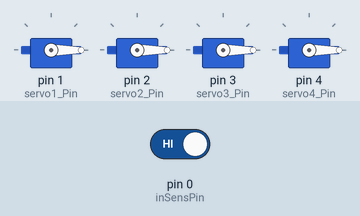
The sketch below on a simulated Arduino Uno, built with avr-gcc and run on an emulated ATmega328P. Shown: 4 × servo. The test bench sets the inputs (shaded band); at power-on: pin 0 (inSensPin) HIGH.

Above: at 1.2 s.
1.3 s: pin 0 (inSensPin) driven LOW
At 2.0 s:
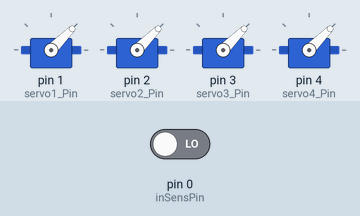
Timing chart, 0 to 4.3 s (numbered marks = the images above; inputs shaded):
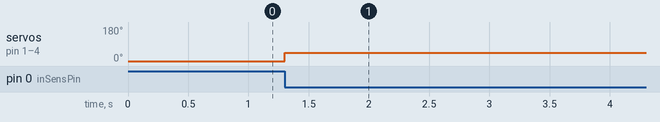

Measured:
- after the input at 1.3 s, servo on pin 1 (servo1_Pin), servo on pin 2 (servo2_Pin), servo on pin 3 (servo3_Pin), servo on pin 4 (servo4_Pin): 0° → 45° at once

The sketch:

Attempt1.ino
```cpp
#include <Servo.h>


#define servo1_Pin 1
#define servo2_Pin 2
#define servo3_Pin 3
#define servo4_Pin 4

Servo servo1;
Servo servo2;
Servo servo3;
Servo servo4;

const int inSensPin = 0;

int ingSens = HIGH;
const int p1 = -45; // intial angle of the serv
const int p2 = 45; // final angle of the servos
// these create 4 objects that are servos named servo1, servo2,...

void setup() {
  pinMode(inSensPin,INPUT);

  servo1.attach(servo1_Pin);
  servo2.attach(servo2_Pin);
  servo3.attach(servo3_Pin);
  servo4.attach(servo4_Pin);

  servo1.write(p1);
  servo2.write(p1);
  servo3.write(p1);
  servo4.write(p1);
}

void loop() {
  // put your main code here, to run repeatedly:
 ingSens = digitalRead(inSensPin); //pin 5 is connected to the trip wire

  if (ingSens == LOW){
    servo1.write(p2);
    servo2.write(p2);
    servo3.write(p2);
    servo4.write(p2);
  }
}
```
